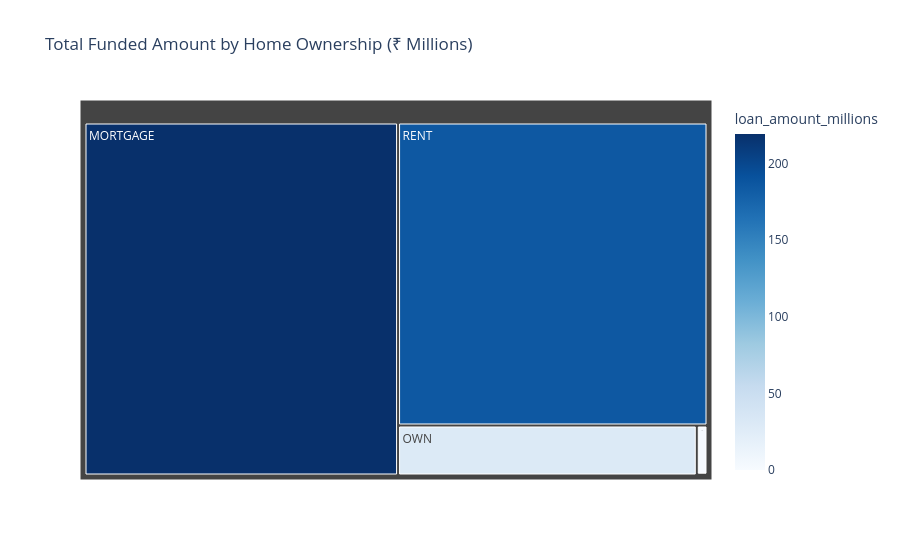

Notebook source saved alongside this figure:
### Markdown cell above
## home ownership by total funded amount

### Code cell
# Group data by home ownership and calculate total funded amount
home_funding = df.groupby('home_ownership')['loan_amount'].sum().reset_index()

# Convert funded amount into millions
home_funding['loan_amount_millions'] = home_funding['loan_amount'] / 1_000_000

# Create treemap visualization
fig = px.treemap(
    home_funding,
    path=['home_ownership'],
    values='loan_amount_millions',
    color='loan_amount_millions',
    color_continuous_scale='Blues',
    title='Total Funded Amount by Home Ownership (₹ Millions)'
)

fig.show()

### Figure 1 — Plotly figure (JSON) as saved in the notebook; plotly's stock layout.template omitted (floating-point values rounded to 4 significant figures)
{"data": [{"branchvalues": "total", "customdata": [[219.3], [0.0168], [1.045], [29.6], [185.8]], "domain": {"x": [0, 1], "y": [0, 1]}, "hovertemplate": "labels=%{label}<br>loan_amount_millions_sum=%{value}<br>parent=%{parent}<br>id=%{id}<br>loan_amount_millions=%{color}<extra></extra>", "ids": ["MORTGAGE", "NONE", "OTHER", "OWN", "RENT"], "labels": ["MORTGAGE", "NONE", "OTHER", "OWN", "RENT"], "marker": {"coloraxis": "coloraxis", "colors": [219.3, 0.0168, 1.045, 29.6, 185.8]}, "name": "", "parents": ["", "", "", "", ""], "type": "treemap", "values": [219.3, 0.0168, 1.045, 29.6, 185.8]}], "layout": {"coloraxis": {"colorbar": {"title": {"text": "loan_amount_millions"}}, "colorscale": [[0, "rgb(247,251,255)"], [0.125, "rgb(222,235,247)"], [0.25, "rgb(198,219,239)"], [0.375, "rgb(158,202,225)"], [0.5, "rgb(107,174,214)"], [0.625, "rgb(66,146,198)"], [0.75, "rgb(33,113,181)"], [0.875, "rgb(8,81,156)"], [1, "rgb(8,48,107)"]]}, "legend": {"tracegroupgap": 0}, "title": {"text": "Total Funded Amount by Home Ownership (₹ Millions)"}}}
